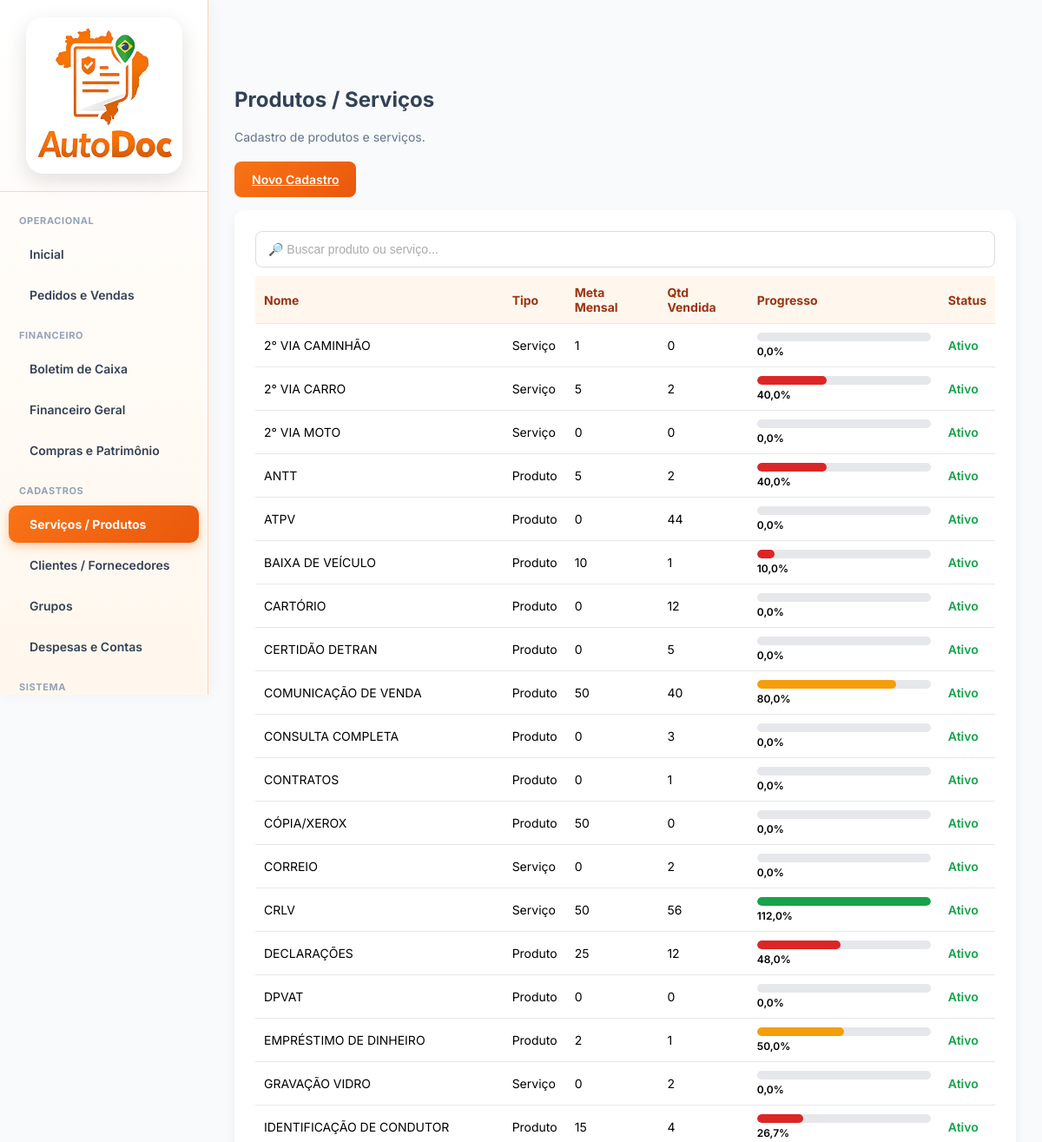
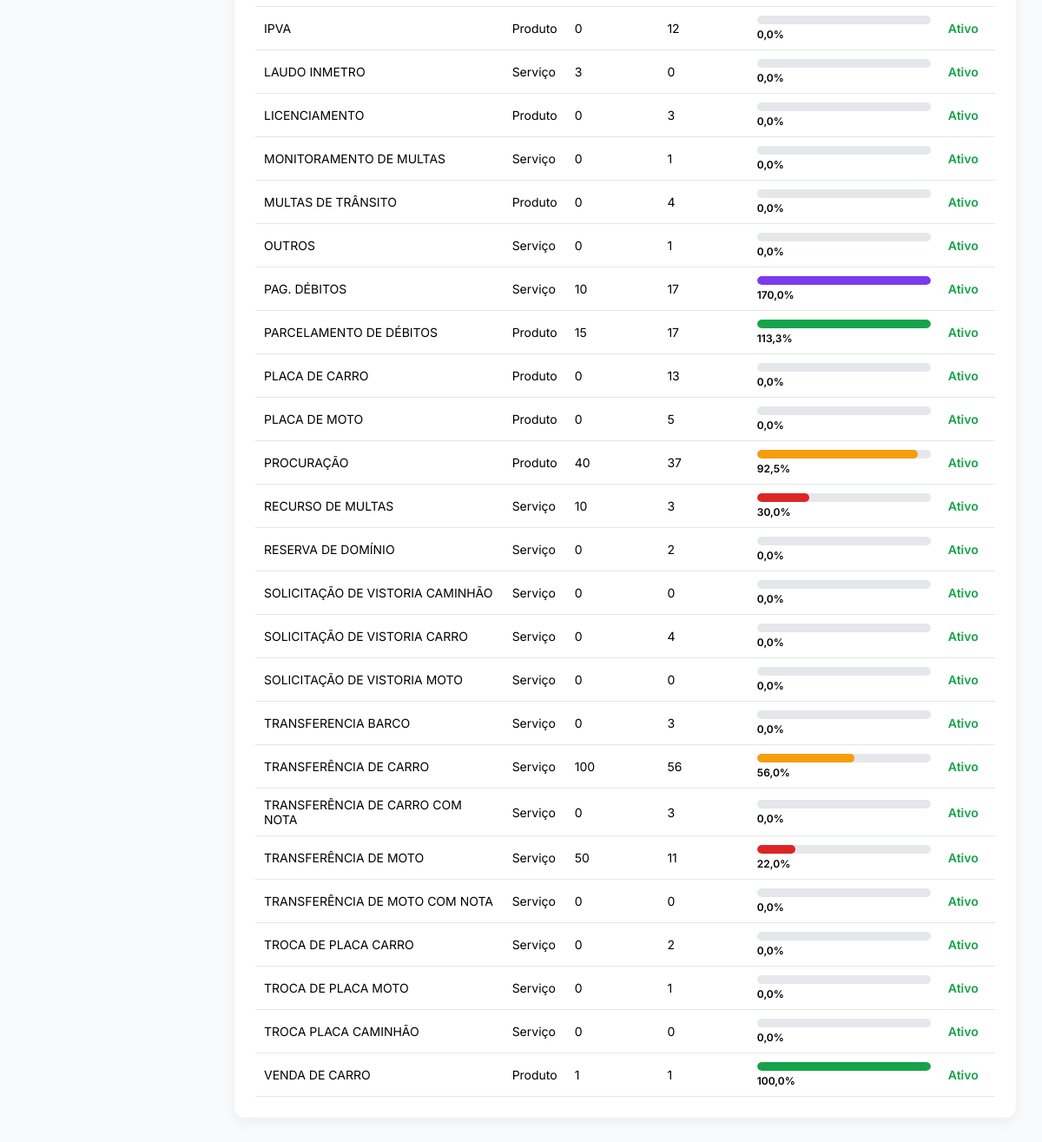
Page /user/frmServProdLista.php (signed in) on the committed database (2 pictures, top to bottom).
### tables this page shows
CREATE TABLE `servprod` (
  `id` int NOT NULL AUTO_INCREMENT,
  `Nome` varchar(400) NOT NULL,
  `Tipo` int NOT NULL,
  `Inativo` int NOT NULL,
  `Descricao` varchar(350) NOT NULL,
  `Unidade` varchar(20) NOT NULL,
  `ValorCusto` decimal(10,2) NOT NULL,
  `ValorVenda` decimal(10,2) NOT NULL,
  `idEmpresa` int NOT NULL,
  `Codigo` int NOT NULL,
  `DataAlt` datetime DEFAULT NULL,
  `SolicitaVeiculo` int NOT NULL,
  `MetaMensal` int NOT NULL DEFAULT '0',
  `Grupo` int DEFAULT NULL,
  PRIMARY KEY (`id`)
);

### base/baseFuncoes.php (called while the page is built, shortened)
<?php
require_once 'connection.php';
function ExSqlNET($sql, $conn = null, $params = [])
{
    if ($conn === null) {
        global $dbGeralNET;
        $conn = $dbGeralNET;
    }
    $stmt = $conn->prepare($sql);
    $stmt->execute($params);
    return $stmt->fetchAll(PDO::FETCH_ASSOC);
}
?>

### user/frmServProdLista.php (the view, shortened to what this page needs)
<?php
include '../base/baseFuncoes.php';
$idEmpresa = $_SESSION['idEmpresa'];
$listaServProd = ExSqlNET("
    SELECT *,
    CASE TIPO
        WHEN 1 THEN 'Serviço'
        WHEN 2 THEN 'Produto'
    END AS TipoLiteral
    FROM servprod
    WHERE idEmpresa = ". $idEmpresa ."
    ORDER BY nome asc
");
?>
<!DOCTYPE html>
<html lang="pt-br">
<head>
<link rel="stylesheet" href="../css/base.css">
</head>
<body>
<?php include '../base/navbarUser.php'; ?>
<div class="content">
    <div class="page-title">Produtos / Serviços</div>
    <div class="subtitle">Cadastro de produtos e serviços.</div>
    <div class="actions">
        <a href="frmServProd.php" class="btn">Novo Cadastro</a>
    </div>
    <div class="card">
        <input
            type="text"
            id="filtroNome"
            placeholder="🔎 Buscar produto ou serviço..."
            class="input"
            onkeyup="filtrarTabela()"
            autofocus
        >
        <table>
            <thead>
                <tr>
                    <th>Nome</th>
                    <th>Tipo</th>
                    <th>Meta Mensal</th>
                    <th>Qtd Vendida</th>
                    <th>Progresso</th>
                    <th>Status</th>
                </tr>
            </thead>
            <tbody>
            <?php foreach ($listaServProd as $item): ?>
                <?php
                $id = $item['id'];
                $meta = !empty($item['MetaMensal']) ? (int)$item['MetaMensal']: 0;
                $dadosMeta = ExSqlNET("
                    SELECT SUM(Qtd) AS Total
                    FROM movimentoitem
                    LEFT JOIN movimento
                        ON movimento.id = movimentoitem.ControleMovimento
                    WHERE ServProd = ?
                    AND movimento.idEmpresa = ?
                    AND MONTH(Data) = MONTH(CURDATE())
                    AND YEAR(Data) = YEAR(CURDATE())
                ", null, [$id, $idEmpresa]);
                $qtdVendida = $dadosMeta[0]['Total'] ?? 0;
                $percentual = 0;
                if ($meta > 0) {
                    $percentual = ($qtdVendida / $meta) * 100;
                }
                $percentualBarra = min(100, $percentual);
                $classeCor = 'meta-low';
                if ($percentual >= 150) {
                    $classeCor = 'meta-excel';
                } elseif ($percentual >= 100) {
                    $classeCor = 'meta-good';
                } elseif ($percentual >= 50) {
                    $classeCor = 'meta-medium';
                }
                ?>
                <tr onclick="abrirProduto(<?= (int)$item['id'] ?>)">
                    <td><?= htmlspecialchars($item['Nome']) ?></td>
                    <td><?= htmlspecialchars($item['TipoLiteral']) ?></td>
                    <td><?= number_format($meta, 0, ',', '.') ?></td>
                    <td><?= number_format($qtdVendida, 0, ',', '.') ?></td>
                    <td style="width:220px">
                        <div class="progress-bar">
                            <div class="progress-fill <?= $classeCor ?>"
                                 style="width: <?= $percentualBarra ?>%">
                            </div>
                        </div>
                        <div class="meta-text">
                            <?= number_format($percentual, 1, ',', '.') ?>%
                        </div>
                    </td>
                    <td class="<?= $item['Inativo'] ? 'status-inativo' : 'status-ativo' ?>">
                        <?= $item['Inativo'] ? 'Inativo' : 'Ativo' ?>
                    </td>
                </tr>
            <?php endforeach; ?>
            </tbody>
        </table>
    </div>
</div>
</body>
</html>

### css/base.css (style rules this page uses)
* { margin: 0; padding: 0; box-sizing: border-box; }
html, body { width: 100%; height: 100%; font-family: 'Inter', Arial, sans-serif; background-color: #f5f6fa; font-family: 'Inter', sans-serif; background-color: #f1f5f9; }
body { margin: 0; font-family: 'Inter', Arial, sans-serif; background-color: #f8fafc; }
.content { margin-left: 240px; padding: 30px; }
.page-title { font-size: 24px; font-weight: 700; color: #334155; margin-bottom: 20px; }
.card { background: #ffffff; padding: 20px; border-radius: 12px; box-shadow: 0 6px 14px rgba(0,0,0,0.05); }
table { width: 100%; border-collapse: collapse; }
th, td { padding: 12px; border-bottom: 1px solid #e5e7eb; text-align: left; font-size: 14px; }
th { background-color: #fff7ed; color: #9a3412; }
.status-ativo { color: #16a34a; font-weight: 600; }
.card { background: #ffffff; padding: 24px; border-radius: 12px; box-shadow: 0 6px 14px rgba(0,0,0,0.05); margin-bottom: 30px; }
input, select, textarea { width: 100%; padding: 10px 12px; border: 1px solid #e5e7eb; border-radius: 8px; font-size: 14px; }
.btn { background: linear-gradient(135deg, #f97316, #ea580c); color: #ffffff; border: none; padding: 12px 20px; border-radius: 8px; font-size: 14px; font-weight: 600; cursor: pointer; }
table { width: 100%; border-collapse: collapse; margin-top: 10px; }
table th, table td { padding: 10px; border-bottom: 1px solid #e5e7eb; font-size: 14px; text-align: left; }
table th { background-color: #fff7ed; color: #9a3412; }
.actions { display: flex; gap: 10px; flex-wrap: wrap; margin-top: 20px; }
th, td { padding: 10px; border-bottom: 1px solid #e5e7eb; }
.subtitle { color: #64748b; margin-bottom: 20px; font-size: 14px; }
.actions { margin-bottom: 15px; display: flex; gap: 10px; flex-wrap: wrap; }
input, textarea, select { font-family: 'Poppins', sans-serif; padding: 12px 14px; font-size: 14px; border: 1.5px solid #ddd; border-radius: 8px; outline: none; transition: all 0.25s ease; background-color: #fff; width: 100%; }
input::placeholder, textarea::placeholder { color: #aaa; }
input:not(:placeholder-shown), textarea:not(:placeholder-shown) { border-color: #ffa14d; }

### user/frmServProdLista.php (style rules this page uses)
.progress-bar { background: #e5e7eb; border-radius: 6px; height: 10px; width: 100%; overflow: hidden; }
.progress-fill { height: 100%; border-radius: 6px; transition: 0.3s; }
.meta-text { font-size: 12px; margin-top: 4px; font-weight: 600; }
.meta-low { background: #dc2626; }
.meta-medium { background: #f59e0b; }
.meta-good { background: #16a34a; }
.meta-excel { background: #7c3aed; }

### rows in the picture
servprod: Nome "2° VIA CAMINHÃO", TipoLiteral "Serviço", MetaMensal "1", qtdVendida "0", percentual "0,0", Inativo "Ativo"
servprod: Nome "2° VIA CARRO", TipoLiteral "Serviço", MetaMensal "5", qtdVendida "2", $percentualBarra 40 (drawn), percentual "40,0", Inativo "Ativo"
servprod: Nome "2° VIA MOTO", TipoLiteral "Serviço", MetaMensal "0", qtdVendida "0", percentual "0,0", Inativo "Ativo"
servprod: Nome "ANTT", TipoLiteral "Produto", MetaMensal "5", qtdVendida "2", $percentualBarra 40 (drawn), percentual "40,0", Inativo "Ativo"
servprod: Nome "ATPV", TipoLiteral "Produto", MetaMensal "0", qtdVendida "44", percentual "0,0", Inativo "Ativo"
servprod: Nome "BAIXA DE VEÍCULO", TipoLiteral "Produto", MetaMensal "10", qtdVendida "1", percentual "10,0", Inativo "Ativo"
servprod: Nome "CARTÓRIO", TipoLiteral "Produto", MetaMensal "0", qtdVendida "12", percentual "0,0", Inativo "Ativo"
servprod: Nome "CERTIDÃO DETRAN", TipoLiteral "Produto", MetaMensal "0", qtdVendida "5", percentual "0,0", Inativo "Ativo"
servprod: Nome "COMUNICAÇÃO DE VENDA", TipoLiteral "Produto", MetaMensal "50", qtdVendida "40", $percentualBarra 80 (drawn), percentual "80,0", Inativo "Ativo"
servprod: Nome "CONSULTA COMPLETA", TipoLiteral "Produto", MetaMensal "0", qtdVendida "3", percentual "0,0", Inativo "Ativo"
servprod: Nome "CONTRATOS", TipoLiteral "Produto", MetaMensal "0", qtdVendida "1", percentual "0,0", Inativo "Ativo"
servprod: Nome "CÓPIA/XEROX", TipoLiteral "Produto", MetaMensal "50", qtdVendida "0", percentual "0,0", Inativo "Ativo"
servprod: Nome "CORREIO", TipoLiteral "Serviço", MetaMensal "0", qtdVendida "2", percentual "0,0", Inativo "Ativo"
servprod: Nome "CRLV", TipoLiteral "Serviço", MetaMensal "50", qtdVendida "56", $percentualBarra 100 (drawn), percentual "112,0", Inativo "Ativo"
servprod: Nome "DECLARAÇÕES", TipoLiteral "Produto", MetaMensal "25", qtdVendida "12", $percentualBarra 48 (drawn), percentual "48,0", Inativo "Ativo"
servprod: Nome "DPVAT", TipoLiteral "Produto", MetaMensal "0", qtdVendida "0", percentual "0,0", Inativo "Ativo"
servprod: Nome "EMPRÉSTIMO DE DINHEIRO", TipoLiteral "Produto", MetaMensal "2", qtdVendida "1", $percentualBarra 50 (drawn), percentual "50,0", Inativo "Ativo"
servprod: Nome "GRAVAÇÃO VIDRO", TipoLiteral "Serviço", MetaMensal "0", qtdVendida "2", percentual "0,0", Inativo "Ativo"
servprod: Nome "IDENTIFICAÇÃO DE CONDUTOR", TipoLiteral "Produto", MetaMensal "15", qtdVendida "4", $percentualBarra 26.666666666667 (drawn), percentual "26,7", Inativo "Ativo"
servprod: Nome "IPVA", TipoLiteral "Produto", MetaMensal "0", qtdVendida "12", percentual "0,0", Inativo "Ativo"
servprod: Nome "LAUDO INMETRO", TipoLiteral "Serviço", MetaMensal "3", qtdVendida "0", percentual "0,0", Inativo "Ativo"
servprod: Nome "LICENCIAMENTO", TipoLiteral "Produto", MetaMensal "0", qtdVendida "3", percentual "0,0", Inativo "Ativo"
servprod: Nome "MONITORAMENTO DE MULTAS", TipoLiteral "Serviço", MetaMensal "0", qtdVendida "1", percentual "0,0", Inativo "Ativo"
servprod: Nome "MULTAS DE TRÂNSITO", TipoLiteral "Produto", MetaMensal "0", qtdVendida "4", percentual "0,0", Inativo "Ativo"
servprod: Nome "OUTROS", TipoLiteral "Serviço", MetaMensal "0", qtdVendida "1", percentual "0,0", Inativo "Ativo"
servprod: Nome "PAG. DÉBITOS", TipoLiteral "Serviço", MetaMensal "10", qtdVendida "17", $percentualBarra 100 (drawn), percentual "170,0", Inativo "Ativo"
servprod: Nome "PARCELAMENTO DE DÉBITOS", TipoLiteral "Produto", MetaMensal "15", qtdVendida "17", $percentualBarra 100 (drawn), percentual "113,3", Inativo "Ativo"
servprod: Nome "PLACA DE CARRO", TipoLiteral "Produto", MetaMensal "0", qtdVendida "13", percentual "0,0", Inativo "Ativo"
servprod: Nome "PLACA DE MOTO", TipoLiteral "Produto", MetaMensal "0", qtdVendida "5", percentual "0,0", Inativo "Ativo"
servprod: Nome "PROCURAÇÃO", TipoLiteral "Produto", MetaMensal "40", qtdVendida "37", $percentualBarra 92.5 (drawn), percentual "92,5", Inativo "Ativo"
servprod: Nome "RECURSO DE MULTAS", TipoLiteral "Serviço", MetaMensal "10", qtdVendida "3", $percentualBarra 30 (drawn), percentual "30,0", Inativo "Ativo"
servprod: Nome "RESERVA DE DOMÍNIO", TipoLiteral "Serviço", MetaMensal "0", qtdVendida "2", percentual "0,0", Inativo "Ativo"
servprod: Nome "SOLICITAÇÃO DE VISTORIA CAMINHÃO", TipoLiteral "Serviço", MetaMensal "0", qtdVendida "0", percentual "0,0", Inativo "Ativo"
servprod: Nome "SOLICITAÇÃO DE VISTORIA CARRO", TipoLiteral "Serviço", MetaMensal "0", qtdVendida "4", percentual "0,0", Inativo "Ativo"
servprod: Nome "SOLICITAÇÃO DE VISTORIA MOTO", TipoLiteral "Serviço", MetaMensal "0", qtdVendida "0", percentual "0,0", Inativo "Ativo"
servprod: Nome "TRANSFERENCIA BARCO", TipoLiteral "Serviço", MetaMensal "0", qtdVendida "3", percentual "0,0", Inativo "Ativo"
servprod: Nome "TRANSFERÊNCIA DE CARRO", TipoLiteral "Serviço", MetaMensal "100", qtdVendida "56", percentual "56,0", Inativo "Ativo"
servprod: Nome "TRANSFERÊNCIA DE CARRO COM NOTA", TipoLiteral "Serviço", MetaMensal "0", qtdVendida "3", percentual "0,0", Inativo "Ativo"
servprod: Nome "TRANSFERÊNCIA DE MOTO", TipoLiteral "Serviço", MetaMensal "50", qtdVendida "11", $percentualBarra 22 (drawn), percentual "22,0", Inativo "Ativo"
servprod: Nome "TRANSFERÊNCIA DE MOTO COM NOTA", TipoLiteral "Serviço", MetaMensal "0", qtdVendida "0", percentual "0,0", Inativo "Ativo"
servprod: Nome "TROCA DE PLACA CARRO", TipoLiteral "Serviço", MetaMensal "0", qtdVendida "2", percentual "0,0", Inativo "Ativo"
servprod: Nome "TROCA DE PLACA MOTO", TipoLiteral "Serviço", MetaMensal "0", qtdVendida "1", percentual "0,0", Inativo "Ativo"
servprod: Nome "TROCA PLACA CAMINHÃO", TipoLiteral "Serviço", MetaMensal "0", qtdVendida "0", percentual "0,0", Inativo "Ativo"
servprod: Nome "VENDA DE CARRO", TipoLiteral "Produto", MetaMensal "1", qtdVendida "1", $percentualBarra 100 (drawn), percentual "100,0", Inativo "Ativo"
